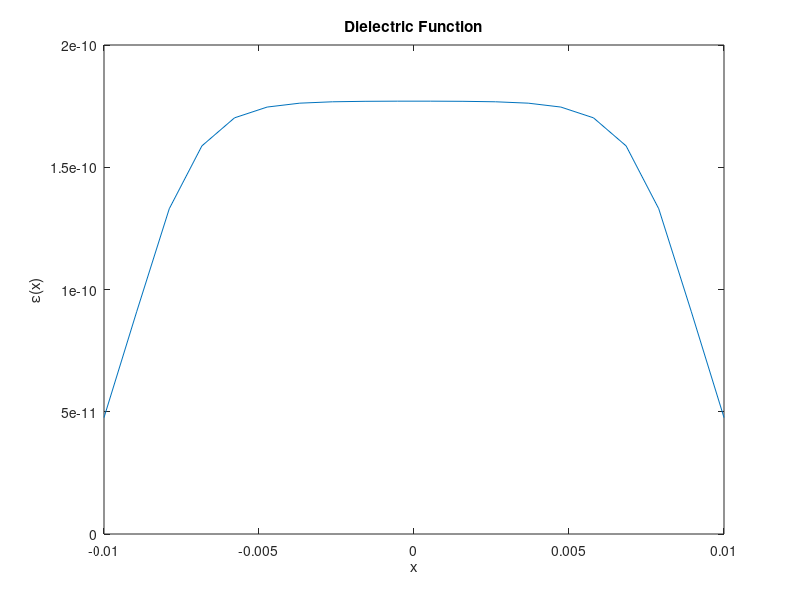
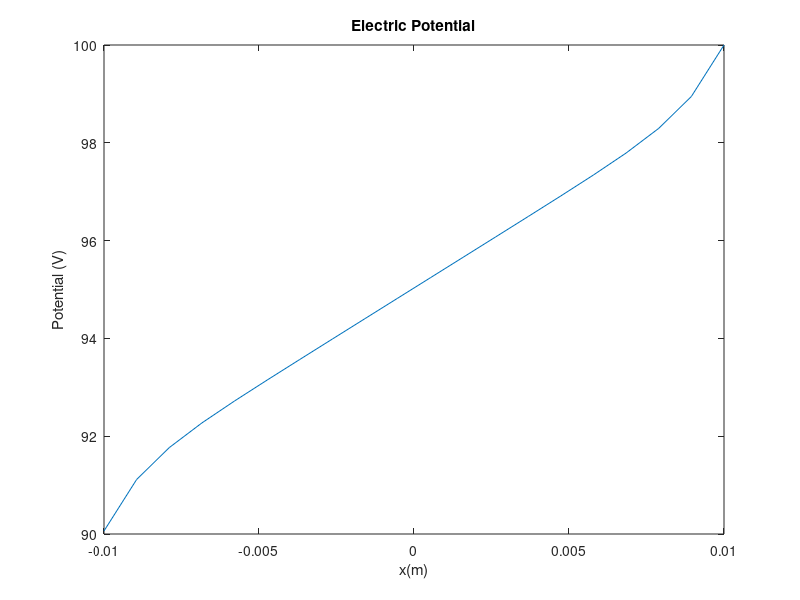
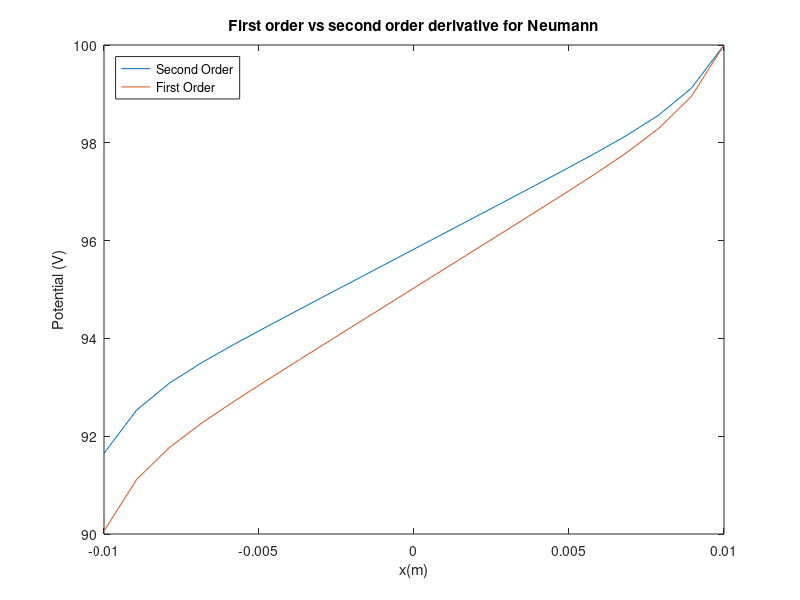

MATLAB code to generate these figures, in order: (Note: this script raises an error after producing the figures.)
%%
% EP 501 Homework 5
% Julio Guardado

clc;clear;close all;

%% Problem 1 Setup
%define parameters
a = 0.01;           %m
l = a/5;            %m
x_prime = -9*a/10;  %m
x_dprime = 9*a/10;  %m
eps0 = 8.854e-12;

%define grid
lx = 20;
x = linspace(-a,a,lx);
dx = x(2)-x(1);
dp_dx = zeros(lx,1);

%% Problem 1a
%calculate dielectric function
eps = eps0*(10*tanh((x-x_prime)/l)-10*tanh((x-x_dprime)/l));

%plot
figure(1)
plot(x,eps)
title('Dielectric Function')
xlabel('x'); ylabel('\epsilon(x)');

%% Problem 1b-d
%calculate derivative of epsilon
deps_dx = zeros(size(eps));

%forward diff for beginning 
deps_dx(1) = (eps(2)-eps(1))/dx;

%take centered diff for middle
for i = 2:lx-1
    deps_dx(i) = (eps(i+1) - eps(i-1))/(2*dx);
end %for

%backward difference at end
deps_dx(lx) = (eps(lx)-eps(lx-1))/dx;

%make matrix
M = zeros(lx,lx);
b = zeros(lx,1);

%build matrix
M(1,1) = -1/dx;
M(1,2) = 1/dx; 
M(lx,lx) = 1;
for ix = 2:lx-1
    %alpha
    M(ix,ix-1) = eps(ix)/dx^2 - deps_dx(ix)/(2*dx);
    %beta
    M(ix,ix) = -2*eps(ix)/dx^2;
    %gamma
    M(ix,ix+1) = eps(ix)/dx^2 + deps_dx(ix)/(2*dx);
end %for

%apply BCs
b(1) = 1000;
b(lx) = 100;

%solve
phi = M\b;

figure(2)
plot(x,phi)
title('Electric Potential')
xlabel('x(m)'); ylabel('Potential (V)')

%% Problem 1e
Mmod = M; 
Mmod(1,3) = -1/2/dx;
Mmod(1,2) = 4/2/dx;
Mmod(1,1) = -3/2/dx;

phi_mod = Mmod\b;
figure(3);
plot(x,phi_mod,x,phi)
title('First order vs second order derivative for Neumann')
legend('Second Order','First Order','location','northwest')
xlabel('x(m)'); ylabel('Potential (V)')

%% Problem 2
%set up
m = 1.67e-27;   %kg
q = 1.6e-19;    %C
B = 50000e-9;   %T

%particle oscillation period
omega = q*B/m;
T = 2*pi/omega;


%time grid
lt = 100;
t = linspace(0,2*T,lt);
dt = t(2)-t(1);

%rk2
[vx_rk2,vy_rk2] = rk2(1000,1000,t,omega);

%rk4
f = @(t,v) ([omega*v(2);-omega*v(1)]);
v_rk4 = rk4(t,[1000,1000],f);




%% 
figure(4)
subplot(2,1,1)
yyaxis left
plot(t,vx_rk2);
title('RK2 with 100 time steps')
xlabel('time (s)');
ylabel('v_x');

yyaxis right
plot(t,vy_rk2);
ylabel('v_y');

subplot(2,1,2)
yyaxis left
plot(t,v_rk4(1,:));
title('RK4 with 100 time steps')
xlabel('time (s)');
ylabel('v_x');

yyaxis right
plot(t,v_rk4(2,:));
ylabel('v_y');

%recalculate with less steps
ttt = linspace(0,2*T,20);

%rk2
[vx_rk2,vy_rk2] = rk2(1000,1000,ttt,omega);

%rk4
v_rk4 = rk4(ttt,[1000,1000],f);

figure(5)
subplot(2,1,1)
yyaxis left
plot(ttt,vx_rk2);
title('RK2 with 20 time steps')
xlabel('time (s)');
ylabel('v_x');

yyaxis right
plot(ttt,vy_rk2);
ylabel('v_y');

subplot(2,1,2)
yyaxis left
plot(ttt,v_rk4(1,:));
title('RK4 with 20 time steps')
xlabel('time (s)');
ylabel('v_x');

yyaxis right
plot(ttt,v_rk4(2,:));
ylabel('v_y');

%% Problem 2c
%initial conditions
alpha10 = 0;
beta10 = 0;
alpha20 = 1000;
beta20 = 1000;

%define function
f2 = @(t,v) ([v(2);-omega*v(4)*(1+.5*v(1));v(4);omega*v(2)*(1+.5*v(1))]);

%solve using rk4
t5 = linspace(0,5*T,100);
v_new = rk4(t5,[alpha10,beta10,alpha20,beta20],f2);

%calculate position
x = v_new(3,:);
y = v_new(1,:);
vz = 1e3;
z = vz*t;

figure(6);
comet3(x,y,z)
title('Trochoidal Motion')

%% Problem 3
tt = linspace(0,.5,50);
N = numel(tt);
dtt = tt(2)-tt(1);
y1=zeros(1,N);
y1(1)=1;
y2=zeros(1,N);
y2(1)=1;

% Decouple ODEs to get two first order ODEs using Jordan decomposition
% let v = -y1 - 2*y2, w = y1 + y2
% dv/dt = -1000*v, dw/dt = -w
v = 0.*y1;
w = 0.*y1;

%set initial conditions
v(1) = -y1(1)-2*y2(1);
w(1) = y1(1) + y2(1);

%use euler method to solve each ODE
for n=2:N
    v(n)=v(n-1)/(1+1000*dtt);
end %for

for n=2:N
    w(n)=w(n-1)/(1+dtt);
end %for

%go back to y1 and y2, two equations and two unknowns
y2 = -w-v;
y1 = w - y2;

figure(7);
plot(tt,y1,tt,y2)
title('Solution to System of Coupled ODEs')
xlabel('t(s)')
legend('y1','y2')
